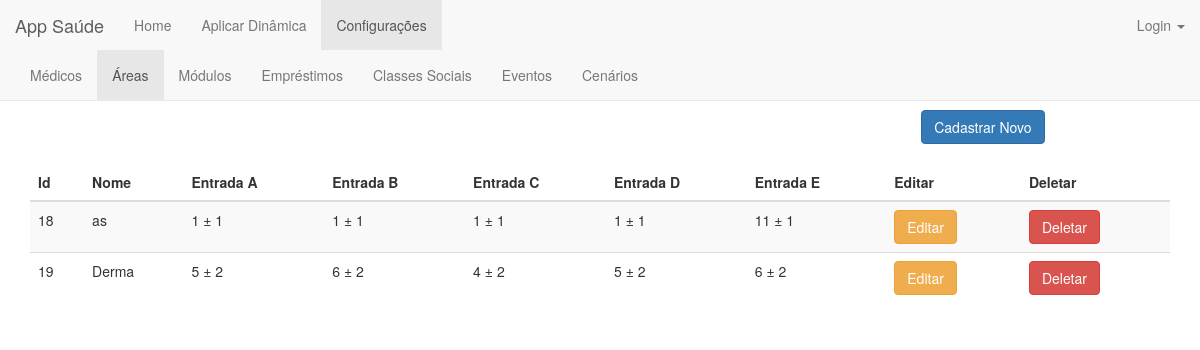
The app's page /area/ with its own data.
### area/models.py (models this page shows, shortened)
class Area(models.Model):
    id = models.AutoField(u'id', primary_key=True, unique=True)
    nome = models.CharField(max_length=200)

class Area_ClasseSocial(models.Model):
    area = models.ForeignKey(Area, on_delete=models.CASCADE)
    classe_social = models.ForeignKey(Classe_Social, on_delete=models.CASCADE)
    entrada = models.IntegerField(validators=[MinValueValidator(1)])
    desvios = models.IntegerField(default=0,validators=[MinValueValidator(0)])

### area/views.py (the view)
def area_index(request):
    areas = Area.objects.order_by('id')
    area_classe = Area_ClasseSocial.objects.order_by('id')
    return render(request, 'area/area_index.html', {'area_classe':area_classe,'areas':areas})

### area/templates/area/area_index.html (shortened to what this page needs)
{% extends 'home/base_configuracoes.html' %}
{% load staticfiles %}
{% block area %}class="active"{% endblock %}
{% block body %}
<div class="container">
    <center><h1>Áreas</h1></center>
        <div align="right" style="margin-right: 11%">
            <a href="{% url 'area:area_new' %}"><button type="submit" class="btn btn-primary">Cadastrar Novo</button></a>
        </div>
        <br>
        <table class="table table-striped">
            <thead>
            <tr>
                <th>Id</th>
                <th>Nome</th>
                <th>Entrada A</th>
                <th>Entrada B</th>
                <th>Entrada C</th>
                <th>Entrada D</th>
                <th>Entrada E</th>
                <th>Editar</th>
                <th>Deletar</th>
            </tr>
            </thead>
            <tbody>
            {% for area in areas%}
            <tr>
                <td>{{area.id}}</td>
                <td>{{area.nome}}</td>
                 {% for classe in area_classe%}
                     {% if classe.area_id == area.id%}
                          <td>{{classe.entrada}} ± {{classe.desvios}}</td>
                     {% endif %}
                 {% endfor %}
                <td><a href="{% url 'area:area_edit' area.id %}"><button type="button" class="btn btn-warning">Editar</button></a></td>
                <td><a href="{% url 'area:area_delete' area.id %}"><button type="button" class="btn btn-danger">Deletar</button></a></td>
            </tr>
                {% endfor %}
            </tbody>
        </table>
    </div>
{% endblock body %}

### records on screen
Area: id "18", nome "as"
Area_ClasseSocial: entrada "1", desvios "1"
Area_ClasseSocial: entrada "1", desvios "1"
Area_ClasseSocial: entrada "1", desvios "1"
Area_ClasseSocial: entrada "1", desvios "1"
Area_ClasseSocial: entrada "11", desvios "1"
Area: id "19", nome "Derma"
Area_ClasseSocial: entrada "5", desvios "2"
Area_ClasseSocial: entrada "6", desvios "2"
Area_ClasseSocial: entrada "4", desvios "2"
Area_ClasseSocial: entrada "5", desvios "2"
Area_ClasseSocial: entrada "6", desvios "2"
